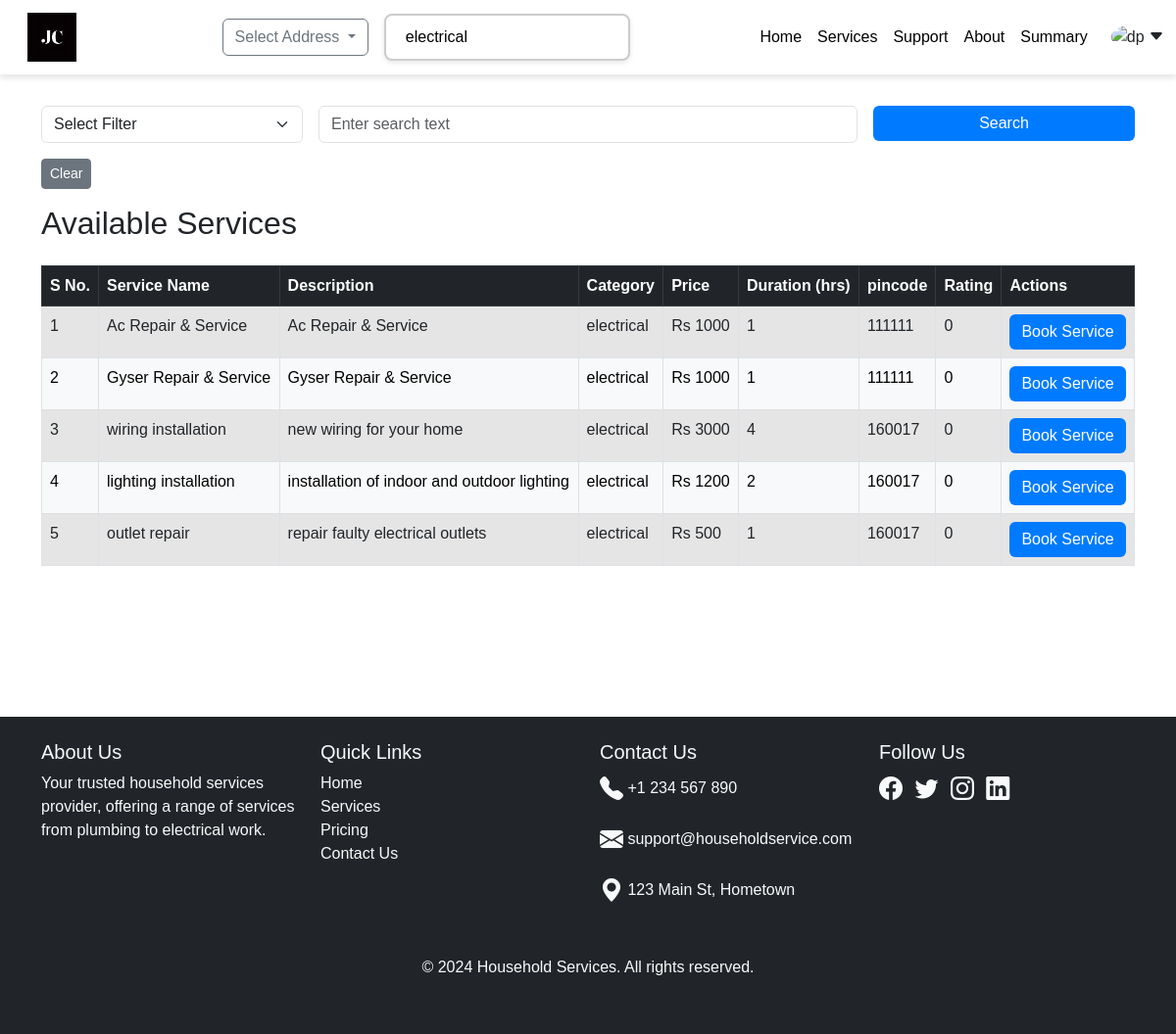
Page /viewservice?query_global=electrical (signed in) on the committed database.
### app.py (models this page shows)
class Services(db.Model):
    __tablename__   = "Services"
    id              = db.Column(db.Integer, primary_key=True , autoincrement=True)
    name            = db.Column(db.String(), nullable=False)
    description     = db.Column(db.String(), nullable=False)
    category_id     = db.Column(db.Integer, db.ForeignKey("ServiceCategory.id"), nullable=False)
    price           = db.Column(db.Integer, nullable=False)
    duration        = db.Column(db.Integer, nullable=False)
    rated_services  = db.Column(db.Integer, default=0 )
    rating_sum      = db.Column(db.Integer, default=0 )
    status          = db.Column(db.Boolean, default =True ) # service_status = active/inactive
    location        = db.Column(db.String())
    pincode         = db.Column(db.Integer)
    created_at      = db.Column(db.Date,default = datetime.utcnow)
    updated_at      = db.Column(db.Date,default = datetime.utcnow )
    category = db.relationship("ServiceCategory", back_populates="services")

class  ServiceCategory(db.Model):
    __tablename__   = "ServiceCategory"
    id              = db.Column(db.Integer, primary_key=True,  autoincrement=True)
    name            = db.Column(db.String(), nullable=False)
    services        = db.relationship("Services" ,  back_populates="category"  ,lazy=True, cascade="all,delete" )
    created_at      = db.Column(db.Date ,default = datetime.utcnow )

### app.py (the view, shortened to what this page needs)
@app.route("/viewservice" ,methods=["GET","POST"])
def view_service():
    services = Services.query.filter(Services.status == True ).order_by(Services.category_id).all()
    search_global = request.args.get('query_global', '').strip()
    if search_global:
        services=Services.query.join(ServiceCategory).filter(
            (Services.name.ilike(f"%{search_global}%")) |
            (ServiceCategory.name.ilike(f"%{search_global}%")) &
            Services.status == True
        ).order_by(ServiceCategory.id.asc()).all()
    filter_by = request.args.get('filter', '').strip()
    search_query = request.args.get('query', '').strip()
    return render_template('view_service.html', services=services)

### templates/view_service.html (shortened to what this page needs)
{%extends "base.html"%}
{%block content%}
<div class="container mt-5">
        <form method="GET" action="/viewservice" class="row g-3 mb-3">
            <div class="col-md-3">
                <select name="filter" class="form-select" required>
                    <option value="" disabled selected>Select Filter</option>
                </select>
            </div>
            <div class="col-md-6">
                <input type="text" name="query" class="form-control" placeholder="Enter search text" value="{{ request.args.get('query') or search }}">
            </div>
            <div class="col-md-3">
                <button type="submit" class="btn btn-primary w-100">Search</button>
            </div>
            <div class="col-md-3">
                <a href="/viewservice" class="btn btn-secondary btn-sm">Clear</a>
            </div>
        </form>
    <h2 class="mb-4">Available Services</h2>
        {% if services %}
        <table class="table table-bordered table-bordered table-hover">
            <thead class="table-dark">
                <tr>
                    <th>S No.</th>
                    <th>Service Name</th>
                    <th>Description</th>
                    <th>Category</th>
                    <th>Price</th>
                    <th>Duration (hrs)</th>
                    <th>pincode</th>
                    <th>Rating</th>
                    <th>Actions</th>
                </tr>
            </thead>
            <tbody>
                {% for service in services %}
                    {% if service.status %}
                    <tr class="{% if loop.index % 2 == 0 %}table-light {% else %}table-active{% endif %}">
                            <td>{{loop.index}}</td>
                            <td>{{ service.name }}</td>
                            <td>{{ service.description }}</td>
                            <td>{{ service.category.name }}</td>
                            <td>Rs {{ service.price }}</td>
                            <td>{{ service.duration }}</td>
                            <td>{{ service.pincode }}</td>
                            <td>{%if service.rating_sum != 0 and service.rated_services!=0 %}
                                {{ (service.rating_sum/service.rated_services)|round(2) }}
                               {%else%}
                               0
                               {%endif%}
                            </td>
                            <td>
                                <button type="button" class="btn btn-primary" data-bs-toggle="modal" data-bs-target="#bookingModal{{ service.id }}">
                                    Book Service
                                </button>
                            </td>
                        </tr>
                    {% endif %}
                {% endfor %}
            </tbody>
        </table>
    {% else %}
        <p>No active services available at the moment.</p>
    {% endif %}
</div>
{%endblock%}

### static/css/base.css (style rules this page uses)
body { background-color: rgb(255, 255, 255); padding-top: 60px; }
body { background-color: #ffffff; font-family: Arial, sans-serif; }
.btn-primary { background-color: #007bff; border: none; }

### rows in the picture
Services: name "Ac Repair & Service", description "Ac Repair & Service", category.name "electrical", price "1000", duration "1", pincode "111111", rating_sum "0"
Services: name "Gyser Repair & Service", description "Gyser Repair & Service", category.name "electrical", price "1000", duration "1", pincode "111111", rating_sum "0"
Services: name "wiring installation", description "new wiring for your home", category.name "electrical", price "3000", duration "4", pincode "160017", rating_sum "0"
Services: name "lighting installation", description "installation of indoor and outdoor lighting", category.name "electrical", price "1200", duration "2", pincode "160017", rating_sum "0"
Services: name "outlet repair", description "repair faulty electrical outlets", category.name "electrical", price "500", duration "1", pincode "160017", rating_sum "0"
